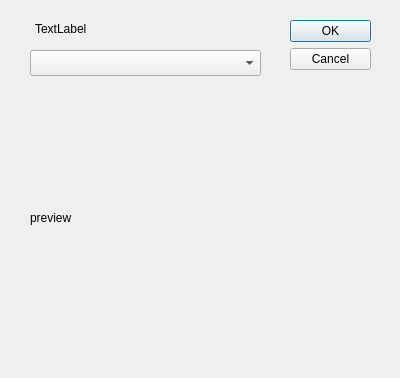
<?xml version="1.0" encoding="UTF-8"?>
<ui version="4.0">
 <class>CDlgSelect</class>
 <widget class="QDialog" name="CDlgSelect">
  <property name="geometry">
   <rect>
    <x>0</x>
    <y>0</y>
    <width>400</width>
    <height>378</height>
   </rect>
  </property>
  <property name="windowTitle">
   <string>Dialog</string>
  </property>
  <widget class="QDialogButtonBox" name="buttonBox">
   <property name="geometry">
    <rect>
     <x>290</x>
     <y>20</y>
     <width>81</width>
     <height>241</height>
    </rect>
   </property>
   <property name="orientation">
    <enum>Qt::Vertical</enum>
   </property>
   <property name="standardButtons">
    <set>QDialogButtonBox::Cancel|QDialogButtonBox::Ok</set>
   </property>
  </widget>
  <widget class="QComboBox" name="cbSelect_Maps">
   <property name="geometry">
    <rect>
     <x>30</x>
     <y>50</y>
     <width>231</width>
     <height>26</height>
    </rect>
   </property>
  </widget>
  <widget class="QLabel" name="sPreview">
   <property name="geometry">
    <rect>
     <x>30</x>
     <y>90</y>
     <width>256</width>
     <height>256</height>
    </rect>
   </property>
   <property name="text">
    <string>preview</string>
   </property>
  </widget>
  <widget class="QLabel" name="sSelect_Maps">
   <property name="geometry">
    <rect>
     <x>35</x>
     <y>20</y>
     <width>241</width>
     <height>18</height>
    </rect>
   </property>
   <property name="text">
    <string>TextLabel</string>
   </property>
  </widget>
 </widget>
 <resources/>
 <connections>
  <connection>
   <sender>buttonBox</sender>
   <signal>accepted()</signal>
   <receiver>CDlgSelect</receiver>
   <slot>accept()</slot>
   <hints>
    <hint type="sourcelabel">
     <x>248</x>
     <y>254</y>
    </hint>
    <hint type="destinationlabel">
     <x>157</x>
     <y>274</y>
    </hint>
   </hints>
  </connection>
  <connection>
   <sender>buttonBox</sender>
   <signal>rejected()</signal>
   <receiver>CDlgSelect</receiver>
   <slot>reject()</slot>
   <hints>
    <hint type="sourcelabel">
     <x>316</x>
     <y>260</y>
    </hint>
    <hint type="destinationlabel">
     <x>286</x>
     <y>274</y>
    </hint>
   </hints>
  </connection>
 </connections>
</ui>
